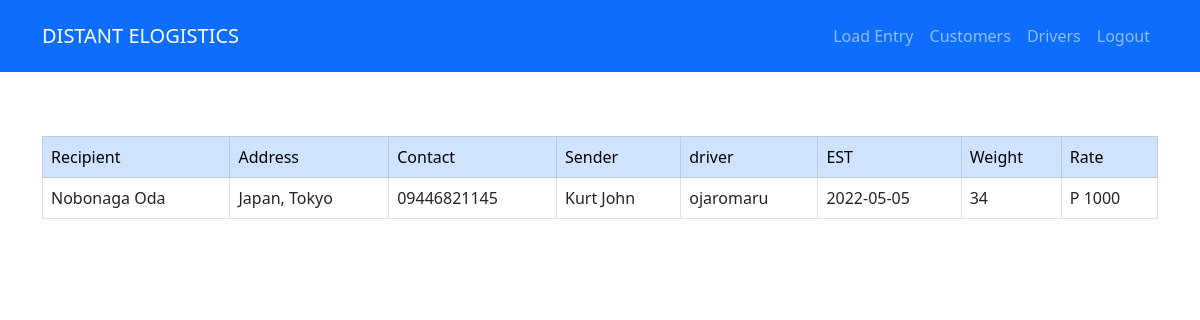
Page /admin-views/manage-load-entry.php on the committed database.
### tables this page shows
CREATE TABLE `parcels` (
  `id` int(11) NOT NULL,
  `fullname` varchar(255) NOT NULL,
  `address` varchar(255) NOT NULL,
  `contact` varchar(255) NOT NULL,
  `sender_id` int(11) NOT NULL,
  `status` varchar(255) NOT NULL DEFAULT 'to be approved',
  `pick_up` date DEFAULT NULL,
  `driver` varchar(255) DEFAULT NULL,
  `est` date DEFAULT NULL,
  `weight` varchar(255) DEFAULT NULL,
  `rate` varchar(255) DEFAULT NULL,
  `tracking_id` varchar(255) DEFAULT NULL,
  `parcel_location` varchar(255) NOT NULL DEFAULT 'not-defined'
);

CREATE TABLE `users` (
  `id` int(11) NOT NULL,
  `fullname` varchar(255) NOT NULL,
  `address` varchar(255) NOT NULL,
  `email` varchar(255) NOT NULL,
  `password` varchar(255) NOT NULL,
  `contact` varchar(255) NOT NULL,
  `role` varchar(1) NOT NULL DEFAULT 'U',
  `img` varchar(255) DEFAULT NULL
);

### functions/functions.php (called while the page is built, shortened)
<?php
function show_data($table_name, $pk, $id)
{
    $conn = connect();
    $sql = "SELECT * FROM $table_name WHERE $pk = '$id'";
    $result = $conn->query($sql);
    if ($result == TRUE) {
        return $result->fetch_assoc();
    }
}
function get_load(){
    $conn = connect();
    $sql = "SELECT * FROM parcels WHERE status = 'on the way' OR status = 'to be picked up' OR status = 'delivered'";
    $result = $conn->query($sql);
    if ($result->num_rows > 0) {
        $rows = array();
        while ($row  = $result->fetch_assoc()) {
            $rows[] = $row;
        }
        return $rows;
    } else {
        return FALSE;
    }
}
?>

### admin-views/manage-load-entry.php (the view, shortened to what this page needs)
<?php include '../html/header.html';
include '../functions/functions.php';
include 'navbar.php';
?>
<main class="py-5">
    <div class="container">
        <table class="table table-bordered mt-3">
            <thead class="table-primary">
                <td>Recipient</td>
                <td>Address</td>
                <td>Contact</td>
                <td>Sender</td>
                <td>driver</td>
                <td>EST</td>
                <td>Weight</td>
                <td>Rate</td>
            </thead>
            <tbody>
                <?php if (!empty(get_load())) : ?>
                    <?php foreach (get_load() as $row) : ?>
                        <tr>
                            <td><?php echo $row['fullname'] ?></td>
                            <td><?php echo $row['address'] ?></td>
                            <td><?php echo $row['contact'] ?></td>
                            <td><?php echo show_data('users','id',$row['sender_id'])['fullname'] ?></td>
                            <td><?php echo $row['driver'] ?></td>
                            <td><?php echo $row['est'] ?></td>
                            <td><?php echo $row['weight'] ?></td>
                            <td><?php echo "P ".$row['rate'] ?></td>
                        </tr>
                    <?php endforeach; ?>
                <?php endif; ?>
            </tbody>
        </table>
    </div>
</main>

### rows in the picture
parcels: fullname "Nobonaga Oda", address "Japan, Tokyo", contact "09446821145", sender.fullname "Kurt John", driver "ojaromaru", est "2022-05-05", weight "34", rate "1000"

### other values in the picture
$app_name "DISTANT ELOGISTICS"
